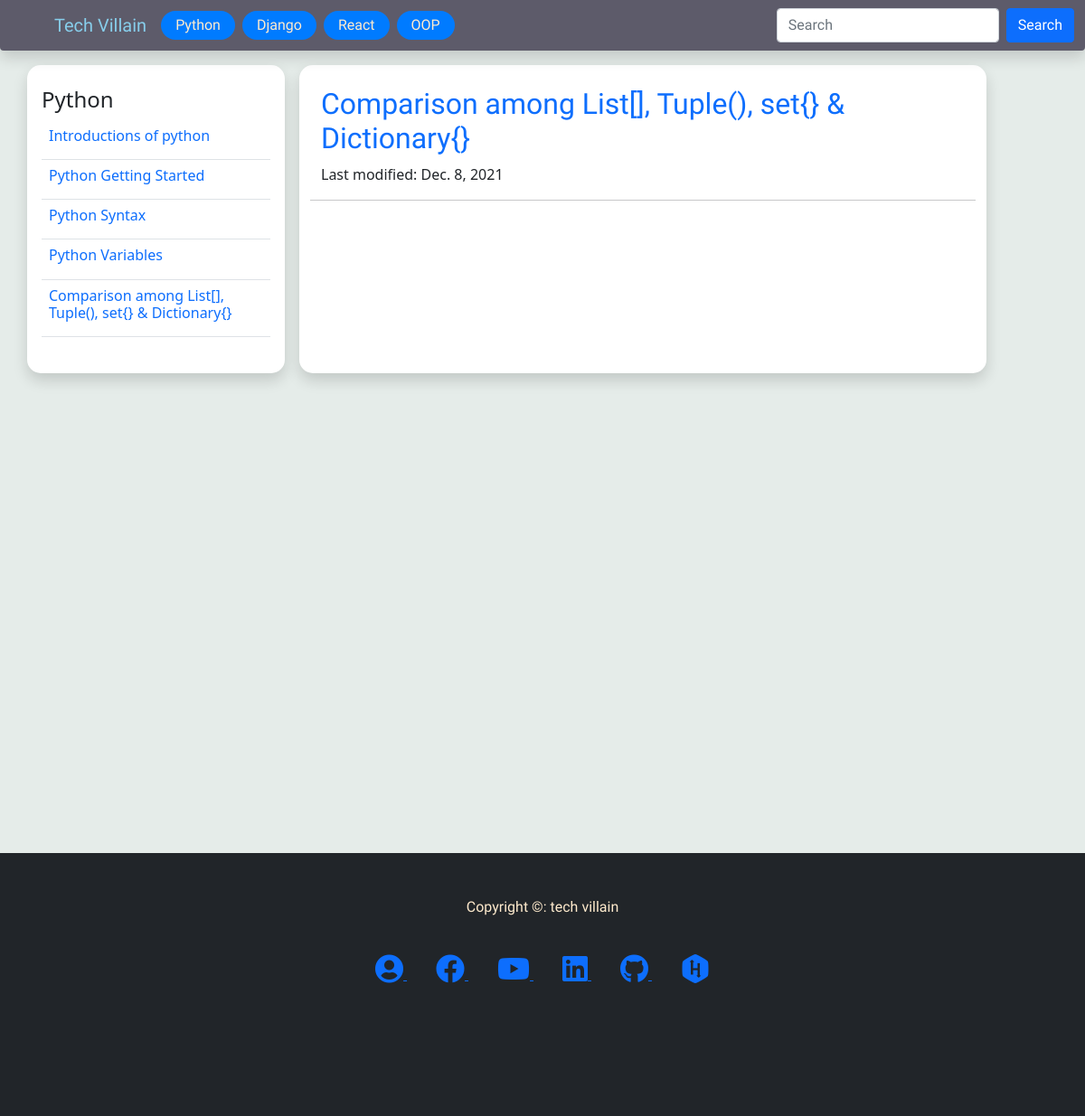
/blog/1?getid=6, run on the app's committed database.
### blog/models.py (models this page shows, shortened)
class category(models.Model):
    name = models.CharField(max_length=50)
    def __str__(self):
        return self.name

class blogPost(models.Model):
    category = models.ForeignKey(category, on_delete=models.SET_NULL, null=True, blank=True )
    subCategory = models.ForeignKey(subCategory, on_delete=models.SET_NULL, null=True, blank=True )
    date = models.DateField(default=datetime.now)
    title = models.CharField(max_length=500)
    desc = tinymce_models.HTMLField(null=True,blank=True)

### blog/views.py (the view)
# urls.py: path('blog/<int:pk>', views.category_view, name='blog'),
def category_view(request, pk):
    blogs = BMODEL.blogPost.objects.filter(category=pk)
    singleBlog = blogs.first()  # get the first object
    category = BMODEL.category.objects.get(id=pk)
    if request.method == 'GET':
        dc = request.GET
        pk = dc.get('getid')  # getid from url link
        if pk != None:
            singleBlog = BMODEL.blogPost.objects.get(id=pk)
    context = {
        'blogs': blogs,
        'singleBlog': singleBlog,
        'category': category,
        }
    return render(request, 'blog/article_page.html', context)

### blog/templatetags/nav_tag.py (called while the page is built)
@register.simple_tag
def categoryfornav():
    cat = BMODEL.category.objects.all()
    return cat

### templates/blog/article_page.html (shortened to what this page needs)
{% extends 'home/base.html' %} {% block content %}
<div class="container">
  <div class="row">
    <div
      class="
        col-lg-3
        shadow
        bgwhite
        curv
        me-3
        py-4
        px-md-3 px-sm-2
        nav_right
        bb
      "
    >
      <h4>{{ category}}</h4>
      <form action="" method="GET">
        <table class="table">
          {% for blog in blogs %}
          <tr>
            <td>
              <a
                href="/blog/{{blog.category.id}}?getid={{blog.id}}"
                class="
                  text-decoration-none
                  {%
                  if
                  request.path
                  ==
                  request.get_full_path
                  %}active{%
                  endif
                  %}
                "
              >
                <h6>{{blog.title}}</h6>
              </a>
            </td>
          </tr>
          {% endfor %}
        </table>
      </form>
    </div>
    <div class="col-lg-8 py-4 px-lg-4 px-md-3 px-sm-1 bgwhite curv shadow">
      <div class="row">
        <div class="row titleFont text-primary">
          <h2>{{singleBlog.title}}</h2>
        </div>
        <div class="row">
          <p>Last modified: {{singleBlog.date}}</p>
        </div>
        <hr />
      </div>
    </div>
  </div>
</div>
{% endblock %}

### templates/home/base.html (shortened to what this page needs)
{% load static %} {% load nav_tag %}
<!DOCTYPE html>
<html lang="en">
  <head>
    <link
      href="https://cdn.jsdelivr.net/npm/bootstrap@5.1.3/dist/css/bootstrap.min.css"
      rel="stylesheet"
    />
    <link
      rel="stylesheet"
      href="https://use.fontawesome.com/releases/v5.15.4/css/all.css"
    />
    <link rel="stylesheet" href="{% static 'css/index.css' %}" />
  </head>
  <body class="bodycolor">
    <nav
      class="navbar navbar-expand-lg fixed-top shadow bgcolor rounded-bottom"
    >
      <div class="container-fluid">
        <a class="navbar-brand brandcolor ms-5" href="/">Tech Villain</a>
        <div class="collapse navbar-collapse" id="navbarSupportedContent">
          <ul class="navbar-nav me-auto mb-2 mb-lg-0">
            {% categoryfornav as navcategory %}
            {% for cat in navcategory %}
            {% url 'blog' cat.id as urll %}
            <li class="nav-item me-2 mb-lg-0 mb-3">
              <a
                class="
                  btn
                  textColor
                  {%
                  if
                  request.path
                  ==
                  urll
                  %}active{%
                  endif
                  %}
                "
                aria-current="page"
                href="{{ urll }}"
                >{{cat}}</a
              >
            </li>
            {% endfor %}
          </ul>
          <form class="d-flex" method="post" action="/search">
            <input
              class="form-control me-2"
              type="search"
              placeholder="Search"
              aria-label="Search"
              name="search"
            />
            <button class="btn btn-primary" type="submit">Search</button>
          </form>
        </div>
      </div>
    </nav>
    <br /><br /><br />
    <div style="min-height: 100vh">{% block content %} {% endblock %}</div>
    <br /><br /><br />
    <footer class="footerHeader">
      <br /><br />
      <div class="container">
        <div class="row text-center textColor">
          <p>Copyright &copy: tech villain</p>
        </div>
        <br />
        <div class="row text-center">
          <div class="col">
            <a
              class="m-3"
              target="_blank"
              href="http://mahmudjewel.herokuapp.com"
            >
              <i class="fas fa-user-circle fa-2x"></i>
            </a>
            <a
              class="m-3"
              target="_blank"
              href="https://www.facebook.com/TechVillain.007"
            >
              <i class="fab fa-facebook fa-2x"></i>
            </a>
            <a
              class="m-3"
              target="_blank"
              href="https://www.youtube.com/channel/UCJCdq7lWqB7M5b16UatoTEw"
            >
              <i class="fab fa-youtube fa-2x"></i>
            </a>
            <a
              class="m-3"
              target="_blank"
              href="https://www.linkedin.com/in/mahmudjewel"
            >
              <i class="fab fa-linkedin fa-2x"></i>
            </a>
            <a
              class="m-3"
              target="_blank"
              href="https://github.com/MahmudJewel"
            >
              <i class="fab fa-github fa-2x"></i>
            </a>
            <a
              class="m-3"
              target="_blank"
              href="https://www.hackerrank.com/DJ_cse"
            >
              <i class="fab fa-hackerrank fa-2x"></i>
            </a>
          </div>
        </div>
        <br /><br /><br /><br /><br /><br />
      </div>
    </footer>
  </body>
</html>

### static/css/index.css (style rules this page uses)
.bgwhite { background: white; }
footer, nav, .titleFont { font-family: "Acme", sans-serif; }
.navbar-brand { font-family: "Sansita Swashed", cursive; }
.bgcolor { background: #5d5b6a; }
.nav-item .btn { background: #007bff; padding: 3px 15px; border-radius: 25px; }
.brandcolor { color: skyblue; }
.footerHeader { padding: 0px 0px 0px 0px; background-color: #212529; margin: 0px; }
.textColor { color: blanchedalmond; }
.bodycolor { background: #e5ece9; }
.curv { border-radius: 15px; }

### data on the page
category: name "Python"
category: name "Django"
category: name "React"
category: name "OOP"
blogPost: title "Introductions of python"
blogPost: title "Python Getting Started"
blogPost: title "Python Syntax"
blogPost: title "Python Variables"
blogPost: title "Comparison among List[], Tuple(), set{} & Dictionary{}", date "Dec. 8, 2021"
